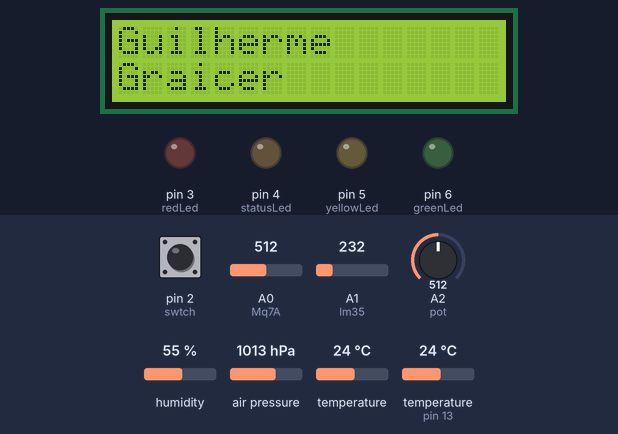
The sketch below on a simulated Arduino Uno, built with avr-gcc and run on an emulated ATmega328P. On the bench: 16×2 character LCD, output pins drawn as LEDs (lit = HIGH). The test bench sets the inputs (shaded band); at power-on: A2 (pot) = 512, pin 2 (swtch) LOW, A0 (Mq7A) = 512, A1 (lm35) = 232, humidity 55 %, air pressure 1013 hPa, temperature 24 °C, temperature (sensor on pin 13) 24 °C. What the sketch prints to the serial monitor is not drawn.

Above: at 10.4 s.
10.5 s: A2 (pot) set to 535
18.7 s: A2 (pot) set to 560
At 21.2 s:
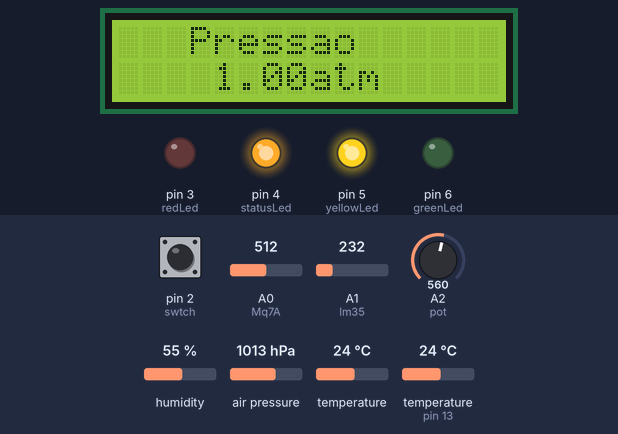
21.3 s: pin 2 (swtch) pulled HIGH for 3.2 s
At 24.0 s:
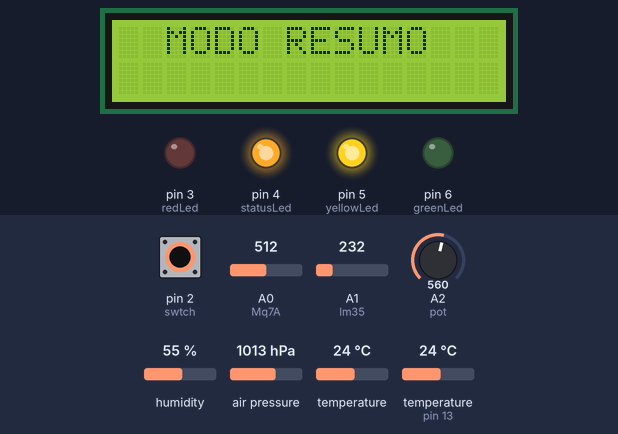
26.0 s: pin 2 (swtch) pulled HIGH for 1 s
At 26.8 s:
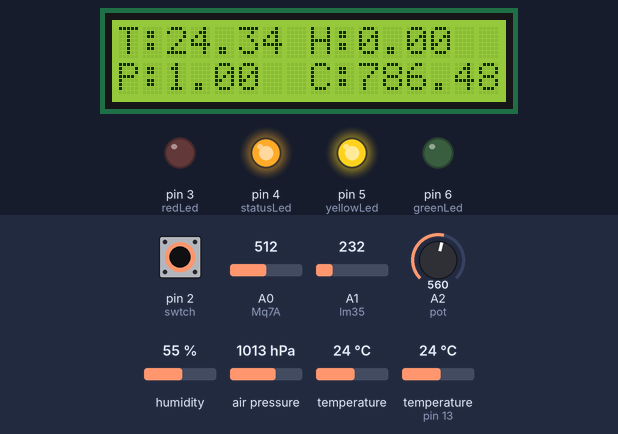
31.9 s: A2 (pot) set to 796
At 37.1 s:
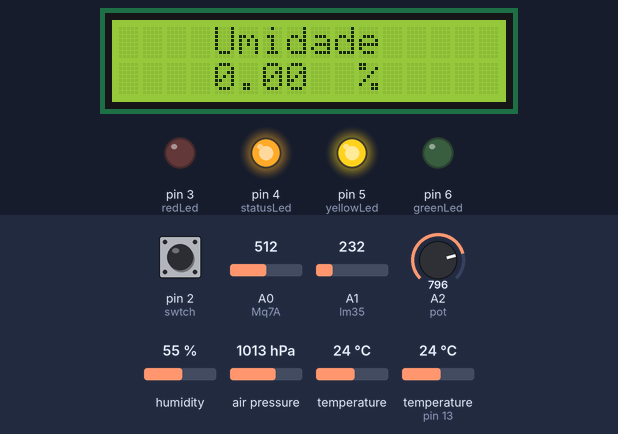
37.3 s: A2 (pot) set to 1023
At 41.9 s:
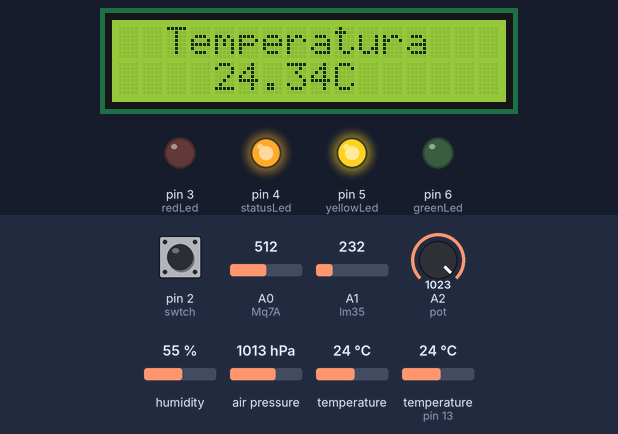
Timing chart, 0 to 42.8 s (numbered marks = the images above; inputs shaded):
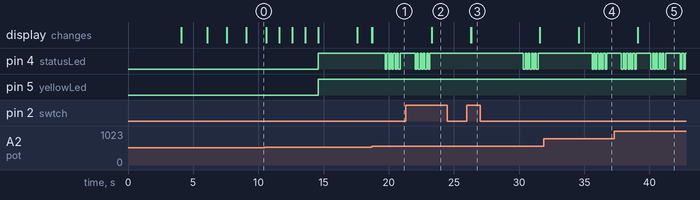

The sketch:

EstacaoMeteorologica.ino
```cpp
/////////////////////////////////////////////////LIBRARY
#include "DHT.h"
#include <LiquidCrystal.h>
#include <Wire.h>
#include <SFE_BMP180.h>
#include <Adafruit_BMP085.h>

/////////////////////////////////////////////////DEFINE
#define lm35 A1
#define Mq7A A0
#define swtch 2
#define statusLed 4
#define pot A2
#define redLed 3
#define greenLed 6
#define yellowLed 5

double P, T;
char status;

DHT dht(13, DHT22);
LiquidCrystal lcd(12, 11, 10, 9, 8, 7);
Adafruit_BMP085 bmp;
SFE_BMP180 bmp180;

/////////////////////////////////////////////////SETUP
void setup() {
  Serial.begin(9600);
  dht.begin();
  lcd.begin(16, 2);
  bmp180.begin();
  pinMode(Mq7A, INPUT);
  pinMode(swtch, INPUT);
  pinMode(pot, INPUT);
  pinMode(statusLed, OUTPUT);
  pinMode(redLed, OUTPUT);
  pinMode(yellowLed, OUTPUT);
  pinMode(greenLed, OUTPUT);
  analogReference(INTERNAL);
}

/////////////////////////////////////////////////FUNCTIONS
float Temperature(){
  float ldrValue = analogRead(lm35);
  float milivolts = 1.1*(ldrValue/1023.0)*1000.0;
  return LM35Calibration(milivolts);
}

float LM35Calibration(float milivolts){
  return 0.1012226066824530*milivolts-0.906629463;
}
//-------------------------------------------------------
float Humidity(){
  DHT22Calibration(dht.readHumidity());
}

float DHT22Calibration(int dhtvalue){
  return 1.23858*dhtvalue-15.5478;
}
//-------------------------------------------------------
float Pressure(){
  status = bmp180.startTemperature();
  delay(status);
  status = bmp180.getTemperature(T);
  delay(status);
  status = bmp180.startPressure(3);
  delay(status);
  status = bmp180.getPressure(P, T);
  delay(status);
  return (P*0.000986923);
}
//-------------------------------------------------------
float AirQuality(){
  float valueMq7 = analogRead(Mq7A);
  float ppmvalue = ((valueMq7)*1571.42/1023.0);
  int pwm = map((int)ppmvalue, 0, 1571, 0, 255*3);
  if(pwm > 255*2){
    digitalWrite(greenLed, LOW);
    digitalWrite(yellowLed, LOW);
    analogWrite(redLed, pwm-255*2);
  }
  else if(pwm > 255){
    digitalWrite(greenLed, LOW);
    digitalWrite(yellowLed, pwm-255);
    digitalWrite(redLed, LOW);
  }
  else{
    digitalWrite(greenLed, pwm);
    digitalWrite(yellowLed, LOW);
    digitalWrite(redLed, LOW);
  }
  return ppmvalue;
}
//------------------------------------------------------
int LedAction(){
   digitalWrite(statusLed, HIGH);
   delay(4000);

  int contador = 0;
  while(contador <= 4){
    digitalWrite(statusLed, LOW);
    delay(125);
    digitalWrite(statusLed, HIGH);
    delay(125);
    contador++;
  }
}

int LedAction2(){
   digitalWrite(statusLed, HIGH);
   delay(1000);

  int contador = 0;
  while(contador <= 4){
    digitalWrite(statusLed, LOW);
    delay(125);
    digitalWrite(statusLed, HIGH);
    delay(125);
    contador++;
  }
}
//------------------------------------------------------
int Position(){
  int valuePot = analogRead(pot);
  if(valuePot >= 1023){
    return 1;
  }
  else if(valuePot < 1023){
    if(valuePot < 786){
      if(valuePot < 549){
          if(valuePot < 312){
            return 4;
          }
        }
        else {return 3;}
      }
      else {return 2;}
  }
}
//------------------------------------------------------
int initScreen(){
  lcd.clear();
  lcd.setCursor(0, 0);
  lcd.print("ESTACAO");
  lcd.setCursor(0, 1);
  lcd.print("METEOROLOGICA");
  delay(4000);

  lcd.clear();
  lcd.setCursor(0, 0);
  lcd.print("GRUPO");
  delay(2000);

  lcd.clear();
  lcd.setCursor(0, 0);
  lcd.print("Lucas");
  lcd.setCursor(0, 1);
  lcd.print("Fontenla");
  delay(1500);

  lcd.clear();
  lcd.setCursor(0, 0);
  lcd.print("Bruno");
  lcd.setCursor(0, 1);
  lcd.print("Bitelli");
  delay(1500);

  lcd.clear();
  lcd.setCursor(0, 0);
  lcd.print("Guilherme");
  lcd.setCursor(0, 1);
  lcd.print("Graicer");
  delay(1500);

  lcd.clear();
  lcd.setCursor(0, 0);
  lcd.print("Iniciando");
  delay(1000);
  lcd.setCursor(0, 0);
  lcd.print("Iniciando.");
  delay(1000);
  lcd.setCursor(0, 0);
  lcd.print("Iniciando..");
  delay(1000);
  lcd.setCursor(0, 0);
  lcd.print("Iniciando...");
  delay(1000);
}
/////////////////////////////////////////////////LOOP

int initOnce = 1;

void loop() {

  if(initOnce){
    initScreen();
    initOnce = 0;
    AirQuality();
    digitalWrite(statusLed, HIGH);
  }
  bool statBot = digitalRead(swtch);
  if(statBot){
    lcd.clear();
    lcd.setCursor(2, 0);
    lcd.print("MODO RESUMO");
    delay(3000);
    lcd.clear();
    while(digitalRead(swtch)){
      lcd.setCursor(0, 0);
      lcd.print("T:");
      lcd.print(Temperature());

      lcd.setCursor(8, 0);
      lcd.print("H:");
      lcd.print(Humidity());

      lcd.setCursor(0, 1);
      lcd.print("P:");
      lcd.print(Pressure());

      lcd.setCursor(8, 1);
      lcd.print("C:");
      lcd.print(AirQuality());
      LedAction();
    }
  }
  else{
    lcd.clear();
    lcd.setCursor(1, 0);
    lcd.print("MODO DINAMICO");
    delay(3000);

    int changeMode = 1;

    while(!digitalRead(swtch)){
      if(changeMode){
        lcd.clear();
        changeMode = 0;
      }
      int pos = Position();
      Serial.println(pos);

      if(pos == 1){
        lcd.setCursor(2, 0);
        lcd.print("Temperatura");
        lcd.setCursor(4, 1);
        lcd.print(Temperature());
        lcd.setCursor(9, 1);
        lcd.print("C");
        changeMode = 1;
        LedAction2();
      }
      if(pos == 2){
        lcd.setCursor(4, 0);
        lcd.print("Umidade");
        lcd.setCursor(4, 1);
        lcd.print(Humidity());
        lcd.setCursor(10, 1);
        lcd.print("%");
        changeMode = 1;
        LedAction2();
      }
     if(pos == 4){
        lcd.setCursor(2, 0);
        lcd.print("Nivel de CO");
        lcd.setCursor(3, 1);
        lcd.print(AirQuality());
        lcd.setCursor(9, 1);
        lcd.print("ppm");
        changeMode = 1;
        LedAction2();
     }
     if(pos == 3){
        lcd.setCursor(3, 0);
        lcd.print("Pressao");
        lcd.setCursor(4, 1);
        lcd.print(Pressure());
        lcd.setCursor(8, 1);
        lcd.print("atm");
        changeMode = 1;
        LedAction2();
     }
    }
  }
}
```

Measured:
- the behaviour switches between 548 and 549 on A2 (pot) (found by bisection; images 0 and 1)
- after the input at 18.7 s, pin 4 (statusLed): alternates HIGH for 0.13 s and LOW for 0.13 s, 10 changes in all, then stays HIGH, starting after 1.0 s; the display: first changes at once (image 1 shows a later state)
- after the input at 21.3 s, pin 4 (statusLed): goes on until 23.2 s, then stays HIGH; the display: changes after 2.0 s (image 2)
- after the input at 26.0 s, the display: first changes after 0.29 s (image 3 shows a later state)
- after the input at 31.9 s, the display: changes after 2.7 s (image 4)
- after the input at 37.3 s, the display: changes after 1.8 s (image 5)
